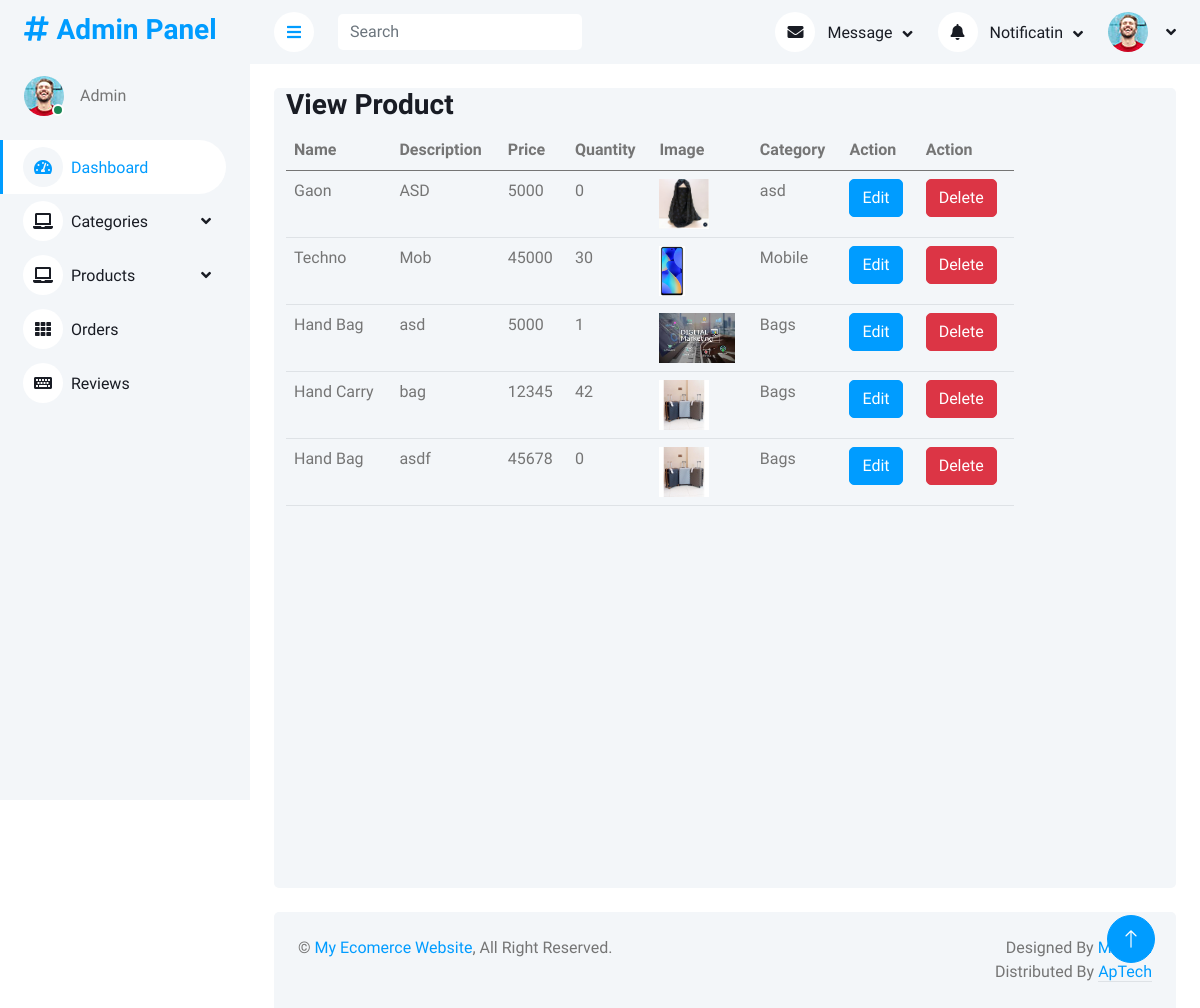
The app's page /AdminPanel/viewProduct.php, older data.
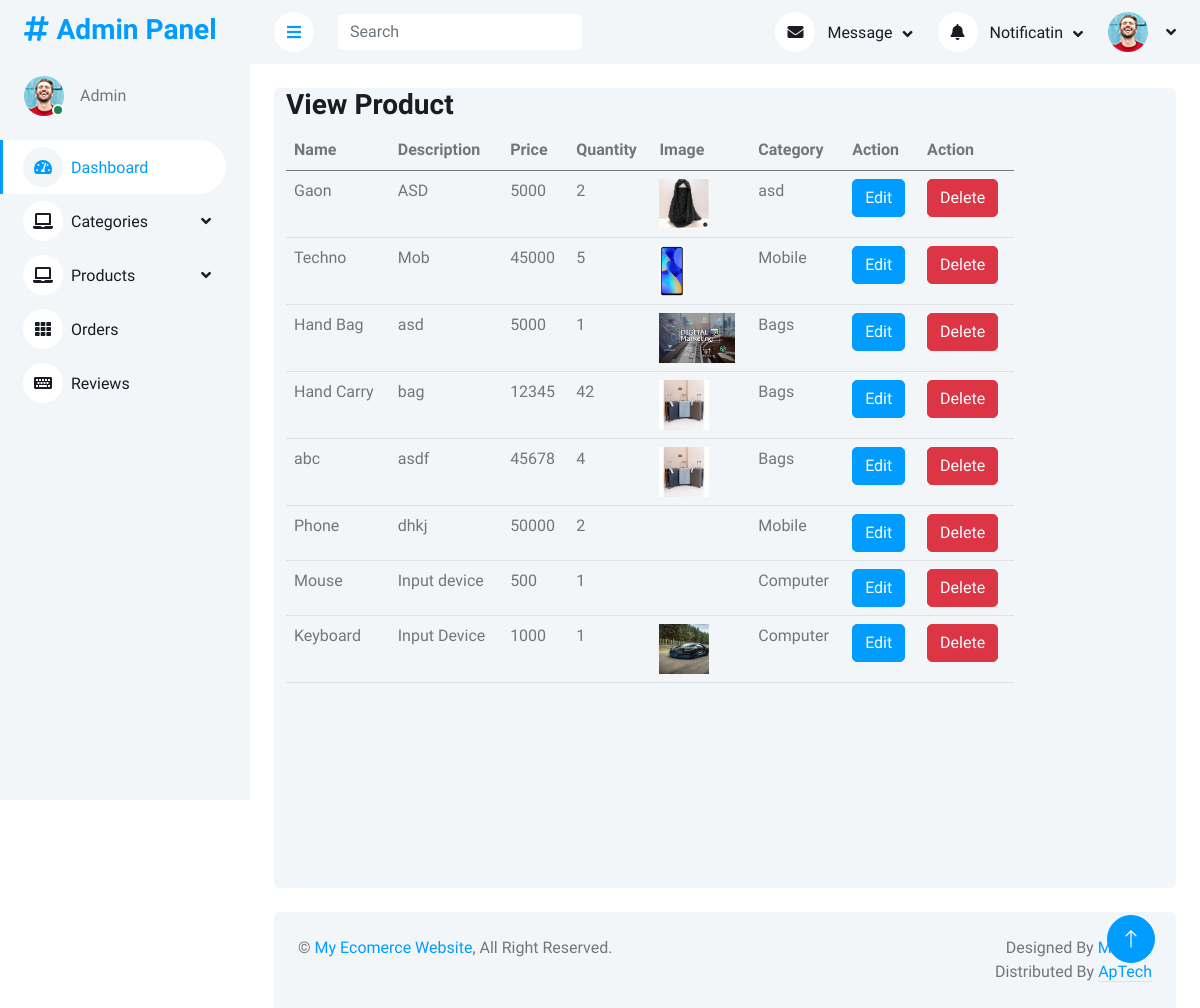
The same page, newer data.
### tables this page shows
CREATE TABLE `products` (
  `id` int(11) NOT NULL,
  `name` varchar(200) NOT NULL,
  `description` varchar(200) NOT NULL,
  `price` int(11) NOT NULL,
  `quantity` int(11) NOT NULL,
  `image` varchar(500) NOT NULL,
  `catid` int(11) NOT NULL,
  `procid` varchar(200) DEFAULT NULL
);

CREATE TABLE `categories` (
  `id` int(11) NOT NULL,
  `Name` varchar(200) DEFAULT NULL,
  `Description` varchar(500) NOT NULL,
  `image` varchar(300) NOT NULL
);

### AdminPanel/viewProduct.php (the view)
<?php
include('query.php');
include('header.php');
?>
            <div class="container-fluid pt-4 px-4">
                <div class="row vh-100 bg-light rounded mx-0">
                    <div class="col-md-10">
                        <h3>View Product</h3>
                            <table class="table">
                                <thead>
                                    <tr>
                                        <th>Name</th>
                                        <th>Description</th>
                                        <th>Price</th>
                                        <th>Quantity</th>
                                        <th>Image</th>
                                        <th>Category</th>
                                        <th>Action</th>
                                        <th>Action</th>
                                    </tr>
                                </thead>
                                <tbody>
                                    <?php
                                    $query = $pdo->query("SELECT categories.Name as CatName, products.* from products join categories on categories.id = products.catid");
                                    $allProducts = $query->fetchAll(PDO::FETCH_ASSOC);
                                    foreach($allProducts as $Product){
                                    ?>
                                    <tr>
                                        <td><?php echo $Product['name'] ?></td>
                                        <td><?php echo $Product['description'] ?></td>
                                        <td><?php echo $Product['price'] ?></td>
                                        <td><?php echo $Product['quantity'] ?></td>
                                        <td> <img height="50px" src="img/<?php echo $Product['image'] ?>" alt=""> </td>
                                        <td><?php echo $Product['CatName'] ?></td>
                                        <td><a href="editProduct.php?id=<?php echo $Product['id']?>" class="btn btn-primary">Edit</a></td>
                                        <td><a href="?did=<?php echo $Product['id']?>" class="btn btn-danger">Delete</a></td>
                                    </tr>
                                   <?php
                                   }
                                   ?>
                                </tbody>
                            </table>
            </div>
            </div>
</div>
<?php
include('footer.php');
?>

### AdminPanel/header.php (shortened to what this page needs)
<!DOCTYPE html>
<html lang="en">
<head>
    <link href="https://cdnjs.cloudflare.com/ajax/libs/font-awesome/5.10.0/css/all.min.css" rel="stylesheet">
    <link href="https://cdn.jsdelivr.net/npm/bootstrap-icons@1.4.1/font/bootstrap-icons.css" rel="stylesheet">
    <link href="lib/owlcarousel/assets/owl.carousel.min.css" rel="stylesheet">
    <link href="lib/tempusdominus/css/tempusdominus-bootstrap-4.min.css" rel="stylesheet" />
    <link href="css/bootstrap.min.css" rel="stylesheet">
    <link href="css/style.css" rel="stylesheet">
</head>
<body>
    <div class="container-xxl position-relative bg-white d-flex p-0">
        <div class="sidebar pe-4 pb-3">
            <nav class="navbar bg-light navbar-light">
                <a href="." class="navbar-brand mx-4 mb-3">
                    <h3 class="text-primary"><i class="fa fa-hashtag me-2"></i>Admin Panel</h3>
                </a>
                <div class="d-flex align-items-center ms-4 mb-4">
                    <div class="position-relative">
                        <img class="rounded-circle" src="img/user.jpg" alt="" style="width: 40px; height: 40px;">
                        <div class="bg-success rounded-circle border border-2 border-white position-absolute end-0 bottom-0 p-1"></div>
                    </div>
                    <div class="ms-3">
                        <span>Admin</span>
                    </div>
                </div>
                <div class="navbar-nav w-100">
                    <a href="index.php" class="nav-item nav-link active"><i class="fa fa-tachometer-alt me-2"></i>Dashboard</a>
                    <div class="nav-item dropdown">
                        <a href="#" class="nav-link dropdown-toggle" data-bs-toggle="dropdown"><i class="fa fa-laptop me-2"></i>Categories</a>
                    </div>
                    <div class="nav-item dropdown">
                        <a href="#" class="nav-link dropdown-toggle" data-bs-toggle="dropdown"><i class="fa fa-laptop me-2"></i>Products</a>
                    </div>
                    <a href="orders.php" class="nav-item nav-link"><i class="fa fa-th me-2"></i>Orders</a>
                    <a href="reviews.php" class="nav-item nav-link"><i class="fa fa-keyboard me-2"></i>Reviews</a>
                </div>
            </nav>
        </div>
        <div class="content">
            <nav class="navbar navbar-expand bg-light navbar-light sticky-top px-4 py-0">
                <a href="#" class="sidebar-toggler flex-shrink-0">
                    <i class="fa fa-bars"></i>
                </a>
                <form class="d-none d-md-flex ms-4">
                    <input class="form-control border-0" type="search" placeholder="Search">
                </form>
                <div class="navbar-nav align-items-center ms-auto">
                    <div class="nav-item dropdown">
                        <a href="#" class="nav-link dropdown-toggle" data-bs-toggle="dropdown">
                            <i class="fa fa-envelope me-lg-2"></i>
                            <span class="d-none d-lg-inline-flex">Message</span>
                        </a>
                    </div>
                    <div class="nav-item dropdown">
                        <a href="#" class="nav-link dropdown-toggle" data-bs-toggle="dropdown">
                            <i class="fa fa-bell me-lg-2"></i>
                            <span class="d-none d-lg-inline-flex">Notificatin</span>
                        </a>
                    </div>
                    <div class="nav-item dropdown">
                        <a href="#" class="nav-link dropdown-toggle" data-bs-toggle="dropdown">
                            <img class="rounded-circle me-lg-2" src="img/user.jpg" alt="" style="width: 40px; height: 40px;">
                        </a>
                    </div>
                </div>
            </nav>

### AdminPanel/footer.php (shortened to what this page needs)
            <div class="container-fluid pt-4 px-4">
                <div class="bg-light rounded-top p-4">
                    <div class="row">
                        <div class="col-12 col-sm-6 text-center text-sm-start">
                            &copy; <a href="#">My Ecomerce Website</a>, All Right Reserved.
                        </div>
                        <div class="col-12 col-sm-6 text-center text-sm-end">
                            Designed By <a href=".">M Asad</a>
                        Distributed By <a class="border-bottom" href="." target="_blank">ApTech</a>
                        </div>
                    </div>
                </div>
            </div>
        </div>
        <a href="#" class="btn btn-lg btn-primary btn-lg-square back-to-top"><i class="bi bi-arrow-up"></i></a>
    </div>
</body>
</html>

### AdminPanel/css/style.css (style rules this page uses)
:root { --primary: #009CFF; --light: #F3F6F9; --dark: #191C24; }
.back-to-top { position: fixed; display: none; right: 45px; bottom: 45px; z-index: 99; }
.btn { transition: .5s; }
.btn.btn-primary { color: #FFFFFF; }
.btn-lg-square { width: 48px; height: 48px; }
.btn-square, .btn-sm-square, .btn-lg-square { padding: 0; display: inline-flex; align-items: center; justify-content: center; font-weight: normal; border-radius: 50px; }
.sidebar { position: fixed; top: 0; left: 0; bottom: 0; width: 250px; height: 100vh; overflow-y: auto; background: var(--light); transition: 0.5s; z-index: 999; }
.content { margin-left: 250px; min-height: 100vh; background: #FFFFFF; transition: 0.5s; }
@media (min-width: 992px) { .sidebar { margin-left: 0; } }
@media (min-width: 992px) { .content { width: calc(100% - 250px); } }
.sidebar .navbar .navbar-nav .nav-link { padding: 7px 20px; color: var(--dark); font-weight: 500; border-left: 3px solid var(--light); border-radius: 0 30px 30px 0; outline: none; }
.sidebar .navbar .navbar-nav .nav-link:hover, .sidebar .navbar .navbar-nav .nav-link.active { color: var(--primary); background: #FFFFFF; border-color: var(--primary); }
.sidebar .navbar .navbar-nav .nav-link i { width: 40px; height: 40px; display: inline-flex; align-items: center; justify-content: center; background: #FFFFFF; border-radius: 40px; }
.sidebar .navbar .navbar-nav .nav-link:hover i, .sidebar .navbar .navbar-nav .nav-link.active i { background: var(--light); }
.sidebar .navbar .dropdown-toggle::after { position: absolute; top: 15px; right: 15px; border: none; content: "\f107"; font-family: "Font Awesome 5 Free"; font-weight: 900; transition: .5s; }
.content .navbar .navbar-nav .nav-link { margin-left: 25px; padding: 12px 0; color: var(--dark); outline: none; }
.content .navbar .sidebar-toggler, .content .navbar .navbar-nav .nav-link i { width: 40px; height: 40px; display: inline-flex; align-items: center; justify-content: center; background: #FFFFFF; border-radius: 40px; }
.content .navbar .dropdown-toggle::after { margin-left: 6px; vertical-align: middle; border: none; content: "\f107"; font-family: "Font Awesome 5 Free"; font-weight: 900; transition: .5s; }

Row changes from the older to the newer data that the page shows:
changed products "Gaon": quantity "0" → "2"
changed products "Techno": quantity "30" → "5"
changed products "asdf": name "Hand Bag" → "abc"; quantity "0" → "4"
added products: name "Phone", description "dhkj", price "50000", quantity "2", catid.Name "Mobile"
added products: name "Mouse", description "Input device", price "500", quantity "1", catid.Name "Computer"
added products: name "Keyboard", description "Input Device", price "1000", quantity "1", image (picture), catid.Name "Computer"
